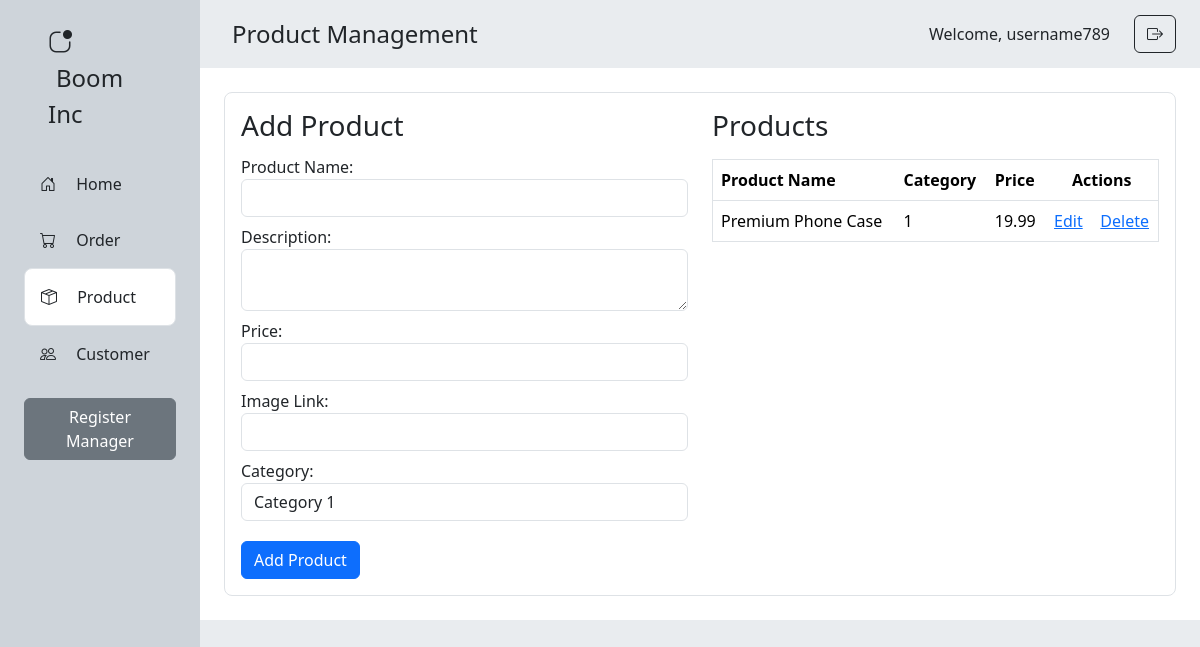
Page /admin/products.php (signed in) on the earlier database version.
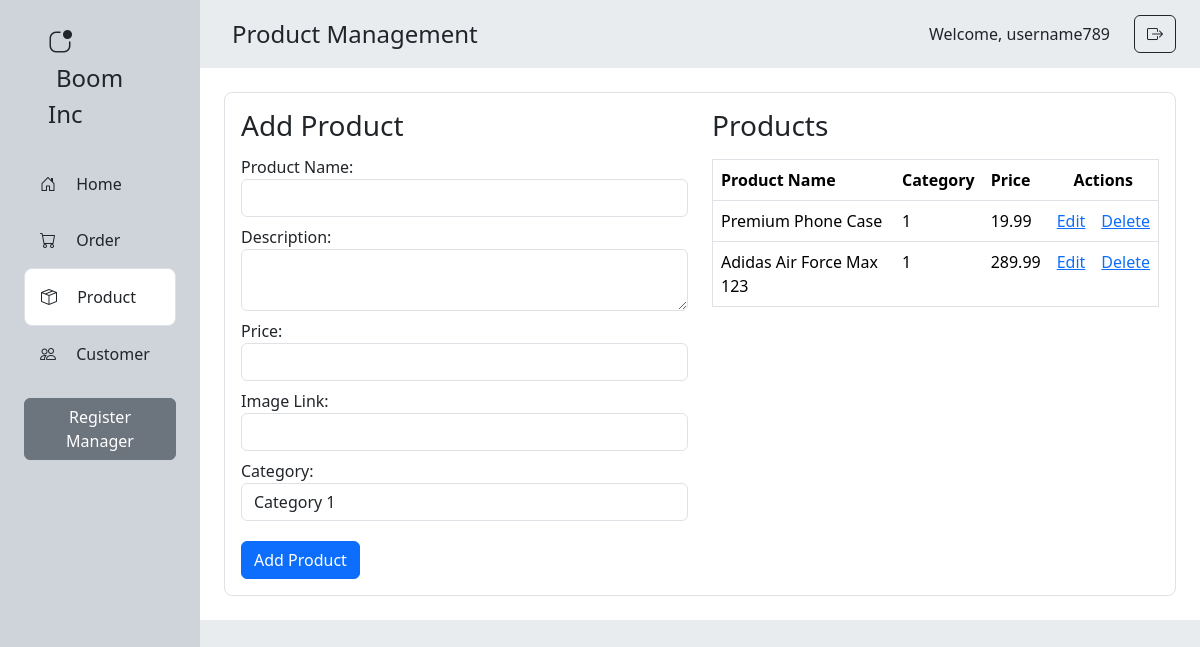
Same page on the later database version.
### tables this page shows
CREATE TABLE `products` (
  `product_id` int(11) NOT NULL,
  `product_name` varchar(255) NOT NULL,
  `description` text NOT NULL,
  `stock` int(11) NOT NULL,
  `price` decimal(10,2) NOT NULL,
  `image_path` varchar(255) NOT NULL,
  `category_id` int(11) NOT NULL
);

### admin/products.php (the view, shortened to what this page needs)
<?php
include '../includes/db_connect.php';
$username = $_SESSION['username'];
?>
<!DOCTYPE html>
<html>
<head>
    <link rel="stylesheet" href="https://cdn.jsdelivr.net/npm/bootstrap@5.3.2/dist/css/bootstrap.min.css">
    <link rel="stylesheet" href="https://cdn.jsdelivr.net/npm/bootstrap-icons@1.11.3/font/bootstrap-icons.min.css">
</head>
<body>
    <div class="row m-0 min-vh-100">
        <div class="col-2 p-0 bg-dark-subtle">
            <div class="p-4 mx-4 fw-medium">
                <i class="bi bi-app-indicator fs-4 me-3"></i>
                <span class="ms-2 fs-4">Boom Inc</span>
            </div>
            <div class="mx-4">
                <div class="p-3">
                    <i class="bi bi-house-door me-3"></i>
                    Home
                </div>
                <div class="p-3" onclick="location.href='orders.php';" style="cursor: pointer;">
                    <i class="bi bi-cart me-3"></i>
                    Order
                </div>
                <div class="p-3 border rounded rounded-3 bg-white">
                    <i class="bi bi-box-seam me-3"></i>
                    Product
                </div>
                <div class="p-3">
                    <i class="bi bi-people me-3"></i>
                    Customer
                </div>
                <?php if ($_SESSION['role'] == 'admin'): ?>
                    <a href="register.php" class="my-3 btn btn-secondary">Register Manager</a>
                <?php endif; ?>
            </div>
        </div>
        <div class="col-10 p-0 bg-body-secondary">
            <div class="d-flex justify-content-between align-items-center">
                <div class="fw-medium fs-4 p-3 mx-3">
                    Product Management
                </div>
                <div class="px-4 d-flex align-items-center">
                    <span class="fs-6 fw-medium pe-4">Welcome,
                        <?php echo $username; ?>
                    </span>
                    <a href="logout.php" class="btn btn-outline-dark">
                        <i class="bi bi-box-arrow-right"></i>
                    </a>
                </div>
            </div>
            <div class="bg-white p-4">
                <div class="p-3 border rounded rounded-3">
                    <div class="row">
                        <div class="col-6 justify-content-around">
                            <h3 class="mb-2">Add Product</h3>
                            <form method="post">
                                <div class="py-1">
                                    <label for="product_name">Product Name:</label>
                                    <input type="text" class="form-control" id="product_name" name="product_name"
                                        required>
                                </div>
                                <div class="py-1">
                                    <label for="description">Description:</label>
                                    <textarea class="form-control" id="description" name="description"></textarea>
                                </div>
                                <div class="py-1">
                                    <label for="price">Price:</label>
                                    <input type="number" class="form-control" id="price" name="price" step=".01"
                                        required>
                                </div>
                                <div class="py-1">
                                    <label for="image_path">Image Link:</label>
                                    <input type="text" class="form-control" id="image_path" name="image_path" required>
                                </div>
                                <div class="py-1">
                                    <label for="category_id">Category:</label>
                                    <select class="form-control" id="category_id" name="category_id">
                                        <option value="1">Category 1</option>
                                    </select>
                                </div>
                                <button type="submit" name="submit" class="btn btn-primary mt-3">Add Product</button>
                            </form>
                        </div>
                        <div class="col-6">
                            <h3 class="mb-3">Products</h3>
                            <table class="table border">
                                <thead>
                                    <tr>
                                        <th>Product Name</th>
                                        <th>Category</th>
                                        <th>Price</th>
                                        <th colspan="2" class="text-center">Actions</th>
                                    </tr>
                                </thead>
                                <tbody>
                                    <?php
                                    $stmt = $conn->query("SELECT * FROM products");
                                    while ($row = $stmt->fetch()) { ?>
                                        <tr>
                                            <td>
                                                <?php echo $row['product_name']; ?>
                                            </td>
                                            <td>
                                                <?php echo $row['category_id']; ?>
                                            </td>
                                            <td>
                                                <?php echo $row['price']; ?>
                                            </td>
                                            <td class="text-center"><a
                                                    href="edit_product.php?id=<?php echo $row['product_id']; ?>">Edit</a>
                                            </td>
                                            <td class="text-center">
                                                <a href="" data-bs-toggle="modal" data-bs-target="#confirmDeleteModal"
                                                    data-product-id="<?php echo $row['product_id']; ?>">Delete</a>
                                            </td>
                                        </tr>
                                    <?php } ?>
                                </tbody>
                            </table>
                        </div>
                    </div>
                </div>
            </div>
        </div>
    </div>
</body>
</html>

Differences in the rows shown:
added products: product_name "Adidas Air Force Max 123", category "1", price "289.99"
